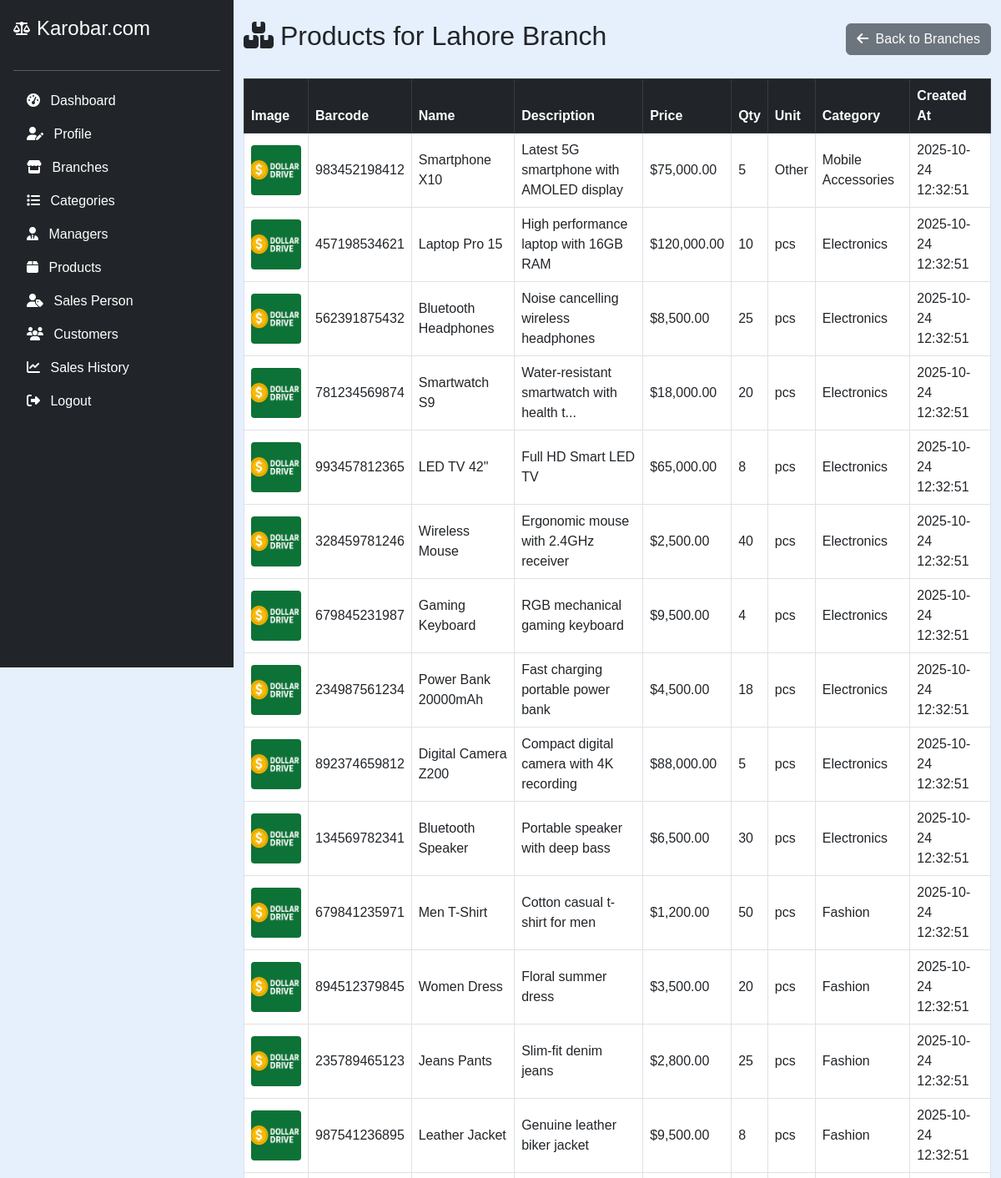
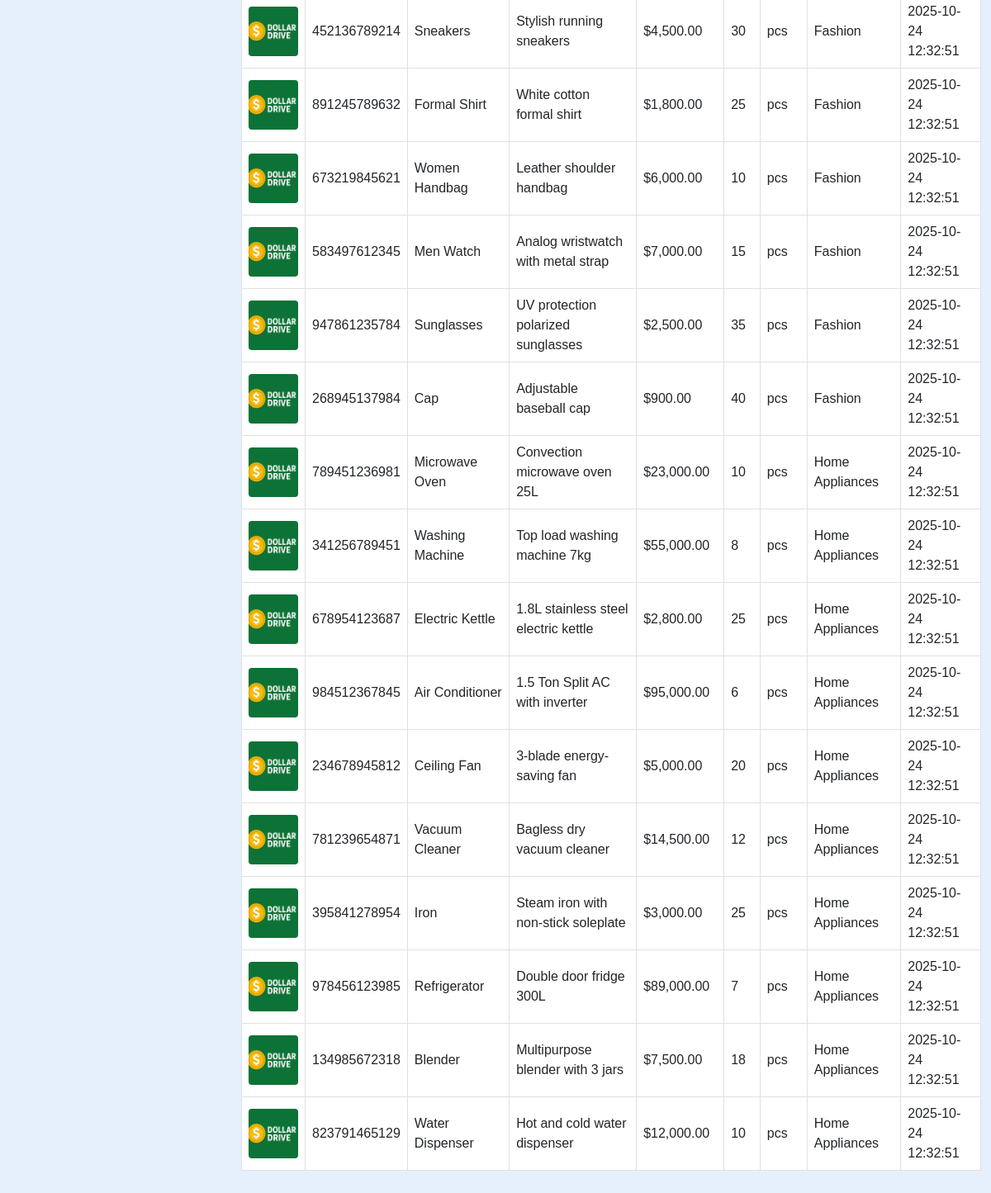
Page /owner/branch_products.php?branch_id=1 (signed in) on the committed database (2 pictures, top to bottom).
### tables this page shows
CREATE TABLE `branches` (
  `id` int(11) NOT NULL,
  `owner_id` int(11) NOT NULL,
  `name` varchar(255) NOT NULL,
  `location` varchar(255) NOT NULL,
  `created_at` datetime DEFAULT current_timestamp()
);

CREATE TABLE `products` (
  `id` int(11) NOT NULL,
  `branch_id` int(11) NOT NULL,
  `barcode_id` varchar(50) NOT NULL,
  `name` varchar(255) NOT NULL,
  `description` text DEFAULT NULL,
  `price` decimal(10,2) NOT NULL DEFAULT 0.00,
  `quantity` int(11) NOT NULL DEFAULT 0,
  `image` varchar(255) DEFAULT NULL,
  `created_at` datetime DEFAULT current_timestamp(),
  `category_id` int(11) NOT NULL,
  `unit` varchar(50) NOT NULL
);

CREATE TABLE `categories` (
  `id` int(11) NOT NULL,
  `owner_id` int(11) NOT NULL,
  `name` varchar(255) NOT NULL,
  `created_at` timestamp NOT NULL DEFAULT current_timestamp()
);

### owner/branch_products.php (the view, shortened to what this page needs)
<?php
include('../config.php');
$owner_id = $_SESSION["id"];
$branch_id = isset($_GET['branch_id']) ? (int)$_GET['branch_id'] : 0;
$stmt = $conn->prepare("SELECT name FROM branches WHERE id = ? AND owner_id = ?");
$stmt->bind_param("ii", $branch_id, $owner_id);
$stmt->execute();
$result = $stmt->get_result();
$branch = $result->fetch_assoc();
$sql = "
    SELECT p.id, p.barcode_id, p.name, p.description, p.price, p.quantity, p.unit, p.image, p.created_at,
           c.name AS category_name
    FROM products p
    INNER JOIN branches b ON p.branch_id = b.id
    INNER JOIN categories c ON p.category_id = c.id
    WHERE p.branch_id = ? AND b.owner_id = ?
    ORDER BY p.created_at DESC
";
$stmt = $conn->prepare($sql);
$stmt->bind_param("ii", $branch_id, $owner_id);
$stmt->execute();
$products = $stmt->get_result()->fetch_all(MYSQLI_ASSOC);
?>
<!DOCTYPE html>
<html lang="en">
<head>
    <link href="https://cdn.jsdelivr.net/npm/bootstrap@5.3.0/dist/css/bootstrap.min.css" rel="stylesheet" />
    <link href="https://cdnjs.cloudflare.com/ajax/libs/font-awesome/6.4.0/css/all.min.css" rel="stylesheet" />
</head>
<body>
<?php include('sidebar.php'); ?>
<div class="container py-4">
    <div class="d-flex justify-content-between align-items-center mb-4">
        <h2><i class="fas fa-boxes me-2"></i>Products for <?php echo htmlspecialchars($branch['name']); ?></h2>
        <a href="branches.php" class="btn btn-secondary"><i class="fas fa-arrow-left me-1"></i> Back to Branches</a>
    </div>
    <table class="table table-bordered table-hover align-middle">
        <thead class="table-dark">
            <tr>
                <th>Image</th>
                <th>Barcode</th>
                <th>Name</th>
                <th>Description</th>
                <th>Price</th>
                <th>Qty</th>
                <th>Unit</th>
                <th>Category</th>
                <th>Created At</th>
            </tr>
        </thead>
        <tbody id="productsTableBody">
            <?php if (count($products) === 0): ?>
                <tr><td colspan="9" class="text-center">No products found for this branch.</td></tr>
            <?php else: ?>
                <?php foreach ($products as $p): ?>
                    <tr data-id="<?= $p['id'] ?>">
                        <td><img src="images/<?= htmlspecialchars($p['image']) ?>" alt="Product Image" class="product-image-thumb"></td>
                        <td><?= htmlspecialchars($p['barcode_id']) ?></td>
                        <td><?= htmlspecialchars($p['name']) ?></td>
                        <td><?= htmlspecialchars(strlen($p['description']) > 40 ? substr($p['description'], 0, 40).'...' : $p['description']) ?></td>
                        <td>$<?= number_format($p['price'], 2) ?></td>
                        <td><?= (int)$p['quantity'] ?></td>
                        <td><?= htmlspecialchars($p['unit']) ?></td>
                        <td><?= htmlspecialchars($p['category_name']) ?></td>
                        <td><?= htmlspecialchars($p['created_at']) ?></td>
                    </tr>
                <?php endforeach; ?>
            <?php endif; ?>
        </tbody>
    </table>
</div>
</body>
</html>

### owner/branch_products.php (style rules this page uses)
.product-image-thumb { width: 60px; height: 60px; object-fit: cover; border-radius: 4px; }

### owner/sidebar.php (style rules this page uses)
body { font-family: Arial, sans-serif; background-color: #e6effc; margin-left: 280px; }

### rows in the picture
branches: name "Lahore Branch"
products: image (picture), barcode "983452198412", name "Smartphone X10", description "Latest 5G smartphone with AMOLED display", price "75,000.00", quantity "5", unit "Other", category.name "Mobile Accessories", created_at "2025-10-24 12:32:51"
products: image (picture), barcode "457198534621", name "Laptop Pro 15", description "High performance laptop with 16GB RAM", price "120,000.00", quantity "10", unit "pcs", category.name "Electronics", created_at "2025-10-24 12:32:51"
products: image (picture), barcode "562391875432", name "Bluetooth Headphones", description "Noise cancelling wireless headphones", price "8,500.00", quantity "25", unit "pcs", category.name "Electronics", created_at "2025-10-24 12:32:51"
products: image (picture), barcode "781234569874", name "Smartwatch S9", description "Water-resistant smartwatch with health t...", price "18,000.00", quantity "20", unit "pcs", category.name "Electronics", created_at "2025-10-24 12:32:51"
products: image (picture), barcode "993457812365", name "LED TV 42\"", description "Full HD Smart LED TV", price "65,000.00", quantity "8", unit "pcs", category.name "Electronics", created_at "2025-10-24 12:32:51"
products: image (picture), barcode "328459781246", name "Wireless Mouse", description "Ergonomic mouse with 2.4GHz receiver", price "2,500.00", quantity "40", unit "pcs", category.name "Electronics", created_at "2025-10-24 12:32:51"
products: image (picture), barcode "679845231987", name "Gaming Keyboard", description "RGB mechanical gaming keyboard", price "9,500.00", quantity "4", unit "pcs", category.name "Electronics", created_at "2025-10-24 12:32:51"
products: image (picture), barcode "234987561234", name "Power Bank 20000mAh", description "Fast charging portable power bank", price "4,500.00", quantity "18", unit "pcs", category.name "Electronics", created_at "2025-10-24 12:32:51"
products: image (picture), barcode "892374659812", name "Digital Camera Z200", description "Compact digital camera with 4K recording", price "88,000.00", quantity "5", unit "pcs", category.name "Electronics", created_at "2025-10-24 12:32:51"
products: image (picture), barcode "134569782341", name "Bluetooth Speaker", description "Portable speaker with deep bass", price "6,500.00", quantity "30", unit "pcs", category.name "Electronics", created_at "2025-10-24 12:32:51"
products: image (picture), barcode "679841235971", name "Men T-Shirt", description "Cotton casual t-shirt for men", price "1,200.00", quantity "50", unit "pcs", category.name "Fashion", created_at "2025-10-24 12:32:51"
products: image (picture), barcode "894512379845", name "Women Dress", description "Floral summer dress", price "3,500.00", quantity "20", unit "pcs", category.name "Fashion", created_at "2025-10-24 12:32:51"
products: image (picture), barcode "235789465123", name "Jeans Pants", description "Slim-fit denim jeans", price "2,800.00", quantity "25", unit "pcs", category.name "Fashion", created_at "2025-10-24 12:32:51"
products: image (picture), barcode "987541236895", name "Leather Jacket", description "Genuine leather biker jacket", price "9,500.00", quantity "8", unit "pcs", category.name "Fashion", created_at "2025-10-24 12:32:51"
products: image (picture), barcode "452136789214", name "Sneakers", description "Stylish running sneakers", price "4,500.00", quantity "30", unit "pcs", category.name "Fashion", created_at "2025-10-24 12:32:51"
products: image (picture), barcode "891245789632", name "Formal Shirt", description "White cotton formal shirt", price "1,800.00", quantity "25", unit "pcs", category.name "Fashion", created_at "2025-10-24 12:32:51"
products: image (picture), barcode "673219845621", name "Women Handbag", description "Leather shoulder handbag", price "6,000.00", quantity "10", unit "pcs", category.name "Fashion", created_at "2025-10-24 12:32:51"
products: image (picture), barcode "583497612345", name "Men Watch", description "Analog wristwatch with metal strap", price "7,000.00", quantity "15", unit "pcs", category.name "Fashion", created_at "2025-10-24 12:32:51"
products: image (picture), barcode "947861235784", name "Sunglasses", description "UV protection polarized sunglasses", price "2,500.00", quantity "35", unit "pcs", category.name "Fashion", created_at "2025-10-24 12:32:51"
products: image (picture), barcode "268945137984", name "Cap", description "Adjustable baseball cap", price "900.00", quantity "40", unit "pcs", category.name "Fashion", created_at "2025-10-24 12:32:51"
products: image (picture), barcode "789451236981", name "Microwave Oven", description "Convection microwave oven 25L", price "23,000.00", quantity "10", unit "pcs", category.name "Home Appliances", created_at "2025-10-24 12:32:51"
products: image (picture), barcode "341256789451", name "Washing Machine", description "Top load washing machine 7kg", price "55,000.00", quantity "8", unit "pcs", category.name "Home Appliances", created_at "2025-10-24 12:32:51"
products: image (picture), barcode "678954123687", name "Electric Kettle", description "1.8L stainless steel electric kettle", price "2,800.00", quantity "25", unit "pcs", category.name "Home Appliances", created_at "2025-10-24 12:32:51"
products: image (picture), barcode "984512367845", name "Air Conditioner", description "1.5 Ton Split AC with inverter", price "95,000.00", quantity "6", unit "pcs", category.name "Home Appliances", created_at "2025-10-24 12:32:51"
products: image (picture), barcode "234678945812", name "Ceiling Fan", description "3-blade energy-saving fan", price "5,000.00", quantity "20", unit "pcs", category.name "Home Appliances", created_at "2025-10-24 12:32:51"
products: image (picture), barcode "781239654871", name "Vacuum Cleaner", description "Bagless dry vacuum cleaner", price "14,500.00", quantity "12", unit "pcs", category.name "Home Appliances", created_at "2025-10-24 12:32:51"
products: image (picture), barcode "395841278954", name "Iron", description "Steam iron with non-stick soleplate", price "3,000.00", quantity "25", unit "pcs", category.name "Home Appliances", created_at "2025-10-24 12:32:51"
products: image (picture), barcode "978456123985", name "Refrigerator", description "Double door fridge 300L", price "89,000.00", quantity "7", unit "pcs", category.name "Home Appliances", created_at "2025-10-24 12:32:51"
products: image (picture), barcode "134985672318", name "Blender", description "Multipurpose blender with 3 jars", price "7,500.00", quantity "18", unit "pcs", category.name "Home Appliances", created_at "2025-10-24 12:32:51"
products: image (picture), barcode "823791465129", name "Water Dispenser", description "Hot and cold water dispenser", price "12,000.00", quantity "10", unit "pcs", category.name "Home Appliances", created_at "2025-10-24 12:32:51"
